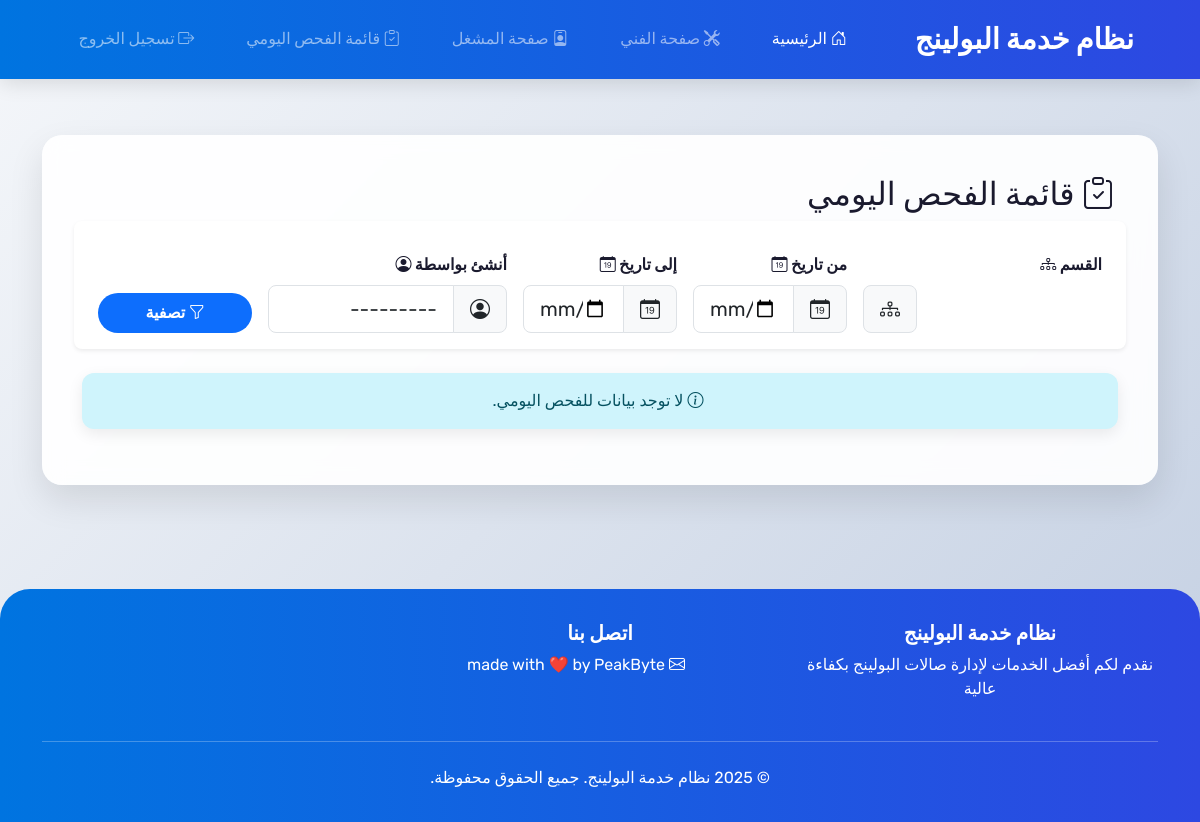
The app's page /app2/all_daily_check_list/ (signed in), older data.
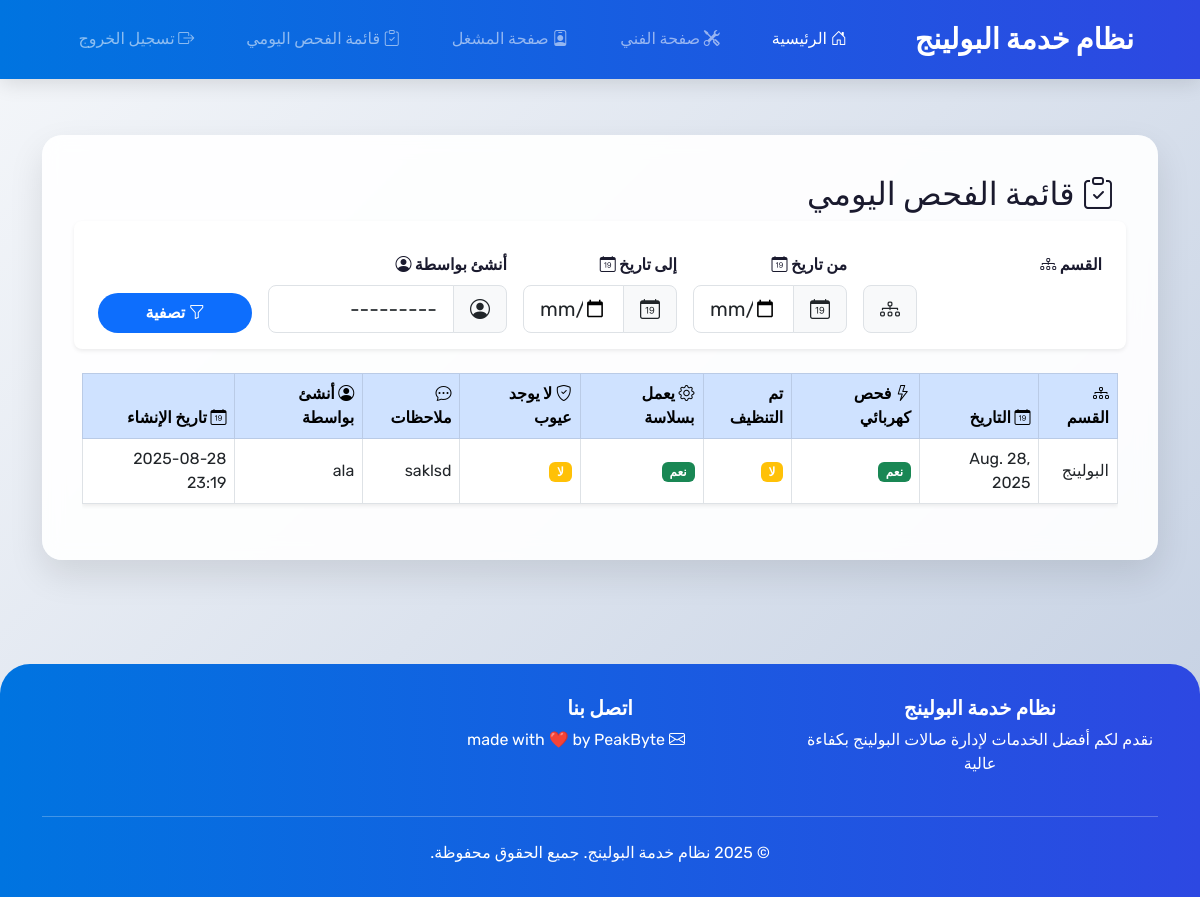
The same page, newer data.
### app1/models.py (models this page shows, shortened)
class DailyCheckList(models.Model):
    section = models.ForeignKey(Section, on_delete=models.CASCADE)
    date = models.DateField()
    electrical_check = models.BooleanField(default=False)
    is_cleaned = models.BooleanField(default=False)
    oprated_smoothly = models.BooleanField(default=False)
    no_defects = models.BooleanField(default=False)
    notes = models.TextField(blank=True, null=True)
    created_by = models.ForeignKey(User, on_delete=models.CASCADE, related_name='checklists')
    created_at = models.DateTimeField(auto_now_add=True)
    updated_at = models.DateTimeField(auto_now=True)

class Section(models.Model):
    name = models.CharField(max_length=100)

### app2/views.py (the view, shortened to what this page needs)
# urls.py: path('all_daily_check_list/', views.all_daily_check_list, name='all_daily_check_list'),
@login_required
def all_daily_check_list(request):
    form = DailyCheckListFormFilter(request.GET or None)
    daily_check_list = DailyCheckList.objects.all()
    return render(request, 'all_daily_check_list.html', {'daily_check_list': daily_check_list, 'form': form})

### app2/forms.py
class DailyCheckListFormFilter(forms.Form):
    date_from = forms.DateField(required=False, widget=forms.DateInput(attrs={'type': 'date', 'class': 'form-control'}), label='Date From')
    date_to = forms.DateField(required=False, widget=forms.DateInput(attrs={'type': 'date', 'class': 'form-control'}), label='Date To')
    created_by = forms.ModelChoiceField(queryset=User.objects.all(), required=False, label='Created By',  widget=forms.Select(attrs={'class': 'form-control'}))

### app2/templates/all_daily_check_list.html (shortened to what the changed rows need)
{% extends 'base.html' %}
{% block content %}
<div dir="rtl">
    <h2 class="wow mb-4"><i class="bi bi-clipboard-check me-1"></i> قائمة الفحص اليومي</h2>
    <form method="get" class="row g-3 p-3 bg-white rounded-3 shadow-sm align-items-end mb-4" style="max-width: 1100px;">
        <div class="col-12 col-md-3">
        </div>
        <div class="col-6 col-md-2">
        </div>
        <div class="col-6 col-md-2">
        </div>
        <div class="col-12 col-md-3">
        </div>
        <div class="col-12 col-md-2 d-grid">
        </div>
    </form>
    {% if daily_check_list %}
    <div class="table-responsive">
        <table class="table table-bordered table-hover align-middle bg-white shadow-sm">
            <thead class="table-primary">
                <tr>
                    <th scope="col"><i class="bi bi-diagram-3"></i> القسم</th>
                    <th scope="col"><i class="bi bi-calendar-date"></i> التاريخ</th>
                    <th scope="col"><i class="bi bi-lightning"></i> فحص كهربائي</th>
                    <th scope="col"> تم التنظيف</th>
                    <th scope="col"><i class="bi bi-gear"></i> يعمل بسلاسة</th>
                    <th scope="col"><i class="bi bi-shield-check"></i> لا يوجد عيوب</th>
                    <th scope="col"><i class="bi bi-chat-dots"></i> ملاحظات</th>
                    <th scope="col"><i class="bi bi-person-circle"></i> أنشئ بواسطة</th>
                    <th scope="col"><i class="bi bi-calendar-date"></i> تاريخ الإنشاء</th>
                </tr>
            </thead>
            <tbody>
                {% for checklist in daily_check_list %}
                <tr>
                    <td>{{ checklist.section.name }}</td>
                    <td>{{ checklist.date }}</td>
                    <td><span class="badge {% if checklist.electrical_check %}bg-success{% else %}bg-warning{% endif %}">{% if checklist.electrical_check %}نعم{% else %}لا{% endif %}</span></td>
                    <td><span class="badge {% if checklist.is_cleaned %}bg-success{% else %}bg-warning{% endif %}">{% if checklist.is_cleaned %}نعم{% else %}لا{% endif %}</span></td>
                    <td><span class="badge {% if checklist.oprated_smoothly %}bg-success{% else %}bg-warning{% endif %}">{% if checklist.oprated_smoothly %}نعم{% else %}لا{% endif %}</span></td>
                    <td><span class="badge {% if checklist.no_defects %}bg-success{% else %}bg-warning{% endif %}">{% if checklist.no_defects %}نعم{% else %}لا{% endif %}</span></td>
                    <td>{{ checklist.notes|default:"لا توجد ملاحظات" }}</td>
                    <td>{{ checklist.created_by.username|default:"-" }}</td>
                    <td>{{ checklist.created_at|date:'Y-m-d H:i' }}</td>
                </tr>
                {% endfor %}
            </tbody>
        </table>
    </div>
    {% else %}
    <div class="alert alert-info mt-4 text-center"><i class="bi bi-info-circle me-1"></i> لا توجد بيانات للفحص اليومي.</div>
    {% endif %}
</div>
{% endblock %}

Row changes from the older to the newer data that the page shows:
added DailyCheckList: section.name "البولينج", date "Aug. 28, 2025", electrical_check "نعم", is_cleaned "لا", oprated_smoothly "نعم", no_defects "لا", notes "saklsd", created_by.username "ala", created_at "2025-08-28 23:19"
Text that changed along with them:
text no longer shown: "لا توجد بيانات للفحص اليومي."
text now shown: "القسم التاريخ فحص كهربائي تم التنظيف يعمل بسلاسة لا يوجد عيوب ملاحظات أنشئ بواسطة تاريخ الإنشاء"
